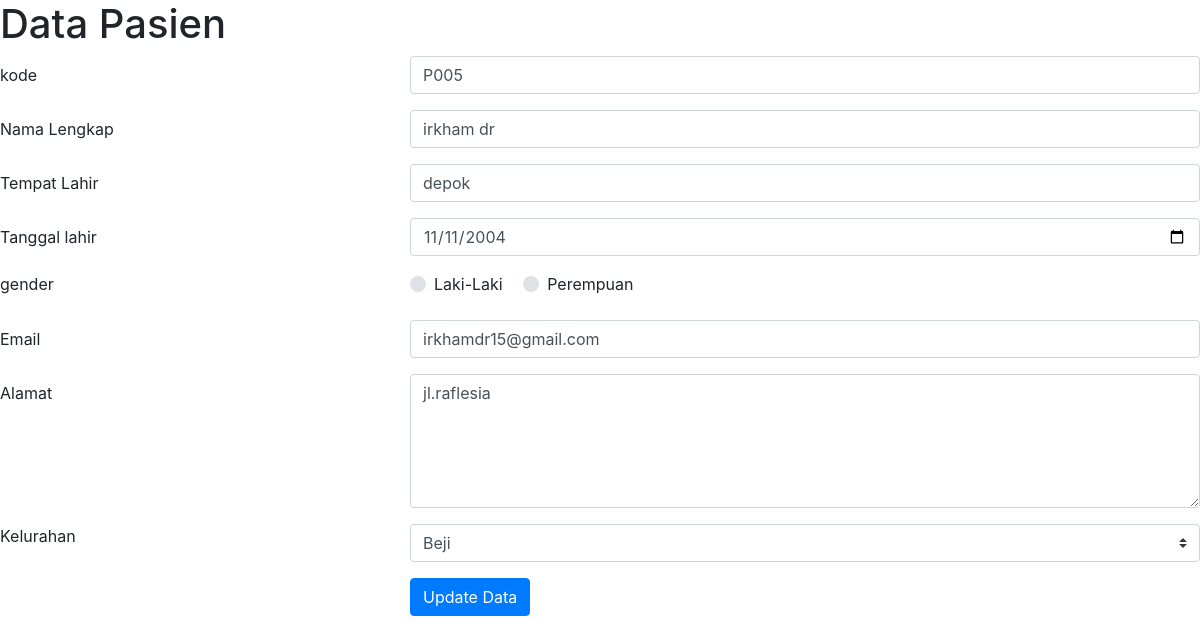
/edit.php?id=14, run on the app's committed database.
### tables this page shows
CREATE TABLE `pasien` (
  `id_pasien` int(11) NOT NULL,
  `kode` varchar(10) NOT NULL,
  `nama` varchar(45) NOT NULL,
  `tmp_lahir` varchar(30) NOT NULL,
  `tgl_lahir` date NOT NULL,
  `gender` char(1) NOT NULL,
  `email` varchar(50) NOT NULL,
  `alamat` varchar(100) NOT NULL,
  `kelurahan_id` int(11) NOT NULL
);

### edit.php (the view, shortened to what this page needs)
<?php
require_once 'koneksi.php';
$id_pasien = $_GET['id'];
if($id_pasien){
    $query = "SELECT * FROM pasien WHERE id_pasien=?";
    $stmt = $dbh->prepare($query);
    $stmt->execute([$id_pasien]);
    $pasien = $stmt->fetch();
}
?>
<!DOCTYPE html>
<html lang="en">
<head>
</head>
<body>
    <H1>Data Pasien</H1>
    <link rel="stylesheet" href="https://stackpath.bootstrapcdn.com/bootstrap/4.1.3/css/bootstrap.min.css">
    <link rel="stylesheet" href="https://maxcdn.bootstrapcdn.com/font-awesome/4.7.0/css/font-awesome.min.css">
    <form method="POST" action="proses.php">
        <div class="form-group row">
            <label for="kode" class="col-4 col-form-label">kode</label>
            <div class="col-8">
                <input id="kode" name="kode" type="text" class="form-control" value="<?= $pasien['kode']?>">
            </div>
        </div>
        <div class="form-group row">
            <label for="nama_lengkap" class="col-4 col-form-label">Nama Lengkap</label>
            <div class="col-8">
                <input id="nama_lengkap" name="nama_lengkap" type="text" class="form-control" value="<?= $pasien['nama']?>">
            </div>
        </div>
        <div class="form-group row">
            <label for="tmp_lahir" class="col-4 col-form-label">Tempat Lahir</label>
            <div class="col-8">
                <input id="tmp_lahir" name="tmp_lahir" type="text" required="required" class="form-control" value="<?= $pasien['tmp_lahir']?>">
            </div>
        </div>
        <div class="form-group row">
            <label for="tgl_lahir" class="col-4 col-form-label">Tanggal lahir</label>
            <div class="col-8">
                <input id="tgl_lahir" name="tgl_lahir" type="date" class="form-control" value="<?= $pasien['tgl_lahir']?>">
            </div>
        </div>
        <div class="form-group row">
            <label class="col-4">gender</label>
            <div class="col-8">
                <div class="custom-control custom-radio custom-control-inline">
                    <label for="genderLaki" class="custom-control-label">Laki-Laki</label>
                </div>
                <div class="custom-control custom-radio custom-control-inline">
                    <label for="genderPerempuan" class="custom-control-label">Perempuan</label>
                </div>
            </div>
        </div>
        <div class="form-group row">
            <label for="email" class="col-4 col-form-label">Email</label>
            <div class="col-8">
                <input id="email" name="email" type="email" class="form-control" value="<?= $pasien['email']?>">
            </div>
        </div>
        <div class="form-group row">
            <label for="alamat" class="col-4 col-form-label">Alamat</label>
            <div class="col-8">
                <textarea id="alamat" name="alamat" cols="40" rows="5" class="form-control"><?= $pasien['alamat']?></textarea>
            </div>
        </div>
        <div class="form-group row">
            <label class="col-4">Kelurahan</label>
            <div class="col-8">
                <select id="kelurahan" name="kelurahan" class="custom-select">
                 <?php
                 $query_kelurahan = "SELECT * FROM kelurahan";
                 $result_query_kelurahan = $dbh->query($query_kelurahan);
                 foreach($result_query_kelurahan as $kelurahan){
                     $selected = ($kelurahan['id_kelurahan'] == $pasien['kelurahan_id']) ? 'selected': '';
                 ?>
                     <option value="<?= $kelurahan['id_kelurahan'];?>" <?= $selected; ?>><?= $kelurahan['nama'];?></option>
                 <?php } ?>
                </select>
            </div>
        </div>
        <div class="form-group row">
            <div class="offset-4 col-8">
                <button name="proses" type="submit" class="btn btn-primary" value="edit">Update Data</button>
            </div>
        </div>
    </form>
</body>
</html>

### data on the page
pasien: kode "P005", nama_lengkap "irkham dr", tmp_lahir "depok", tgl_lahir "11/11/2004", email "irkhamdr15@gmail.com", alamat "jl.raflesia"

### other printed values
form field kelurahan "Beji"
